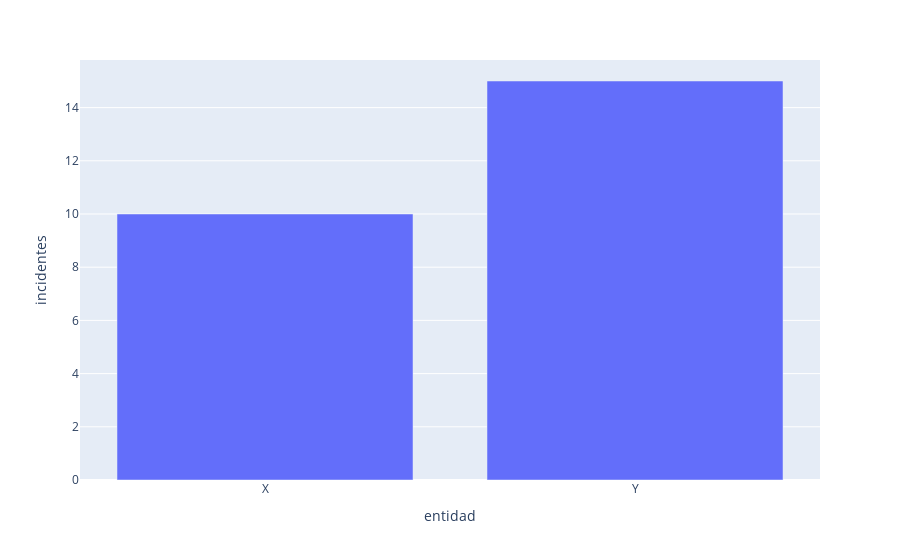

Source (notebook cell):
### Code cell
graficar("A")

### Figure 1 — Plotly figure (JSON) as saved in the notebook; plotly's stock layout.template omitted (floating-point values rounded to 4 significant figures)
{"data": [{"alignmentgroup": "True", "hovertemplate": "entidad=%{x}<br>incidentes=%{y}<extra></extra>", "legendgroup": "", "marker": {"color": "#636efa", "pattern": {"shape": ""}}, "name": "", "offsetgroup": "", "orientation": "v", "showlegend": false, "textposition": "auto", "type": "bar", "x": ["X", "Y"], "xaxis": "x", "y": [10, 15], "yaxis": "y"}], "layout": {"barmode": "relative", "legend": {"tracegroupgap": 0}, "margin": {"t": 60}, "xaxis": {"anchor": "y", "domain": [0, 1], "title": {"text": "entidad"}}, "yaxis": {"anchor": "x", "domain": [0, 1], "title": {"text": "incidentes"}}}}
